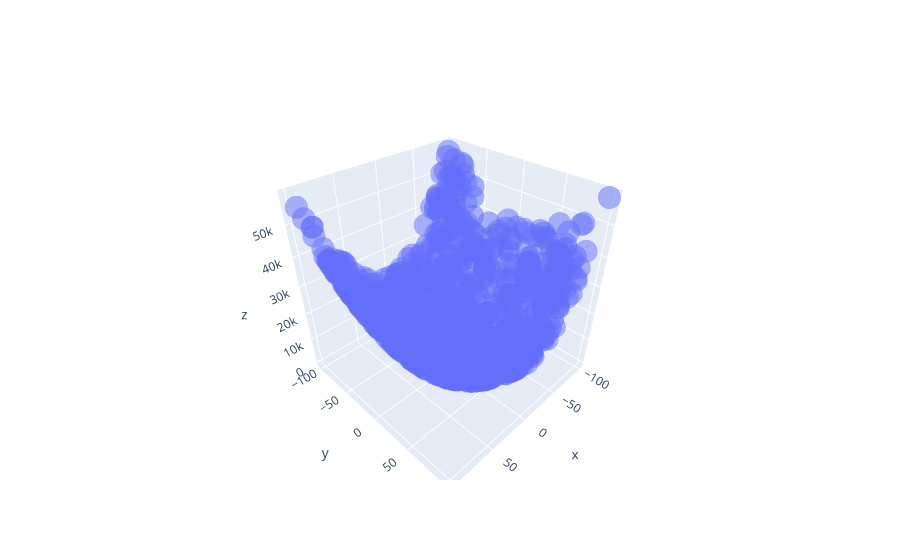

The code cell stored with this chart in its notebook:
### Markdown cell above
# Gradient Descent: Part II

Chapter [3](03-gradientdescent.html) showed how to leverage gradient descent approach to find the minimal point for a given function. In this chapter, I will show how this idea relates to linear regression and other machine learning related algorithms. 

In the case of linear regression we have a given set of data point (X, y) and we want to identify the underlying function that generated these data points. On the surface this looks like a very different problem than finding the optimal point at which a function maximizes or minimizes and, therefore, hard to understand how gradient descent approach can be used over here. But let's rethink about the problem again in relation to chapter [1](01-regressionmetrics.html). 

In Chapter 1, I talked about how to evaluate models that generate continuous values. One of the metric we discussed was "Mean Absolute Error" or MAE. As the name suggests, it essentially the mean of the difference between actual ($y$) and predicted ($\hat{y}$) values and mathematically represented as 

$$MAE = \frac{\sum_{i=1}^{N}|y_i - \hat{y_i}|}{N}$$

Now, we have two options to find our best model. One is to have a two step process where somehow we come with several different functional form for our observed data points and calculate MAE for each of them and select the one with minimal MAE. The second option is to directly redefine the function as minimizing MAE i.e. the objective is to minimize MAE. However, it is still now clear what can we modify to minimize MAE as there is no given functional form of the equation. Well, this is not completely true though. 

Let's assume that data our observed data was generated using a function as given below

$y = 4 * x_0^2 + 2*x_1^2$

The below code generates some random data points using the above parabola function and plots it.

### Code cell
from numpy.random import normal
import pandas as pd
import random

dataDF = pd.DataFrame({
  'x1':  [random.randint(-100, 100) for x in range(1000)],
  'x2':  [random.randint(-100, 100) for x in range(1000)]
})
dataDF['y'] = 4 * dataDF['x1']**2 + 2 * dataDF['x2']**2 

from plotly.offline import download_plotlyjs, init_notebook_mode, iplot
import plotly.graph_objs as go
# init_notebook_mode(connected=False)
iplot([go.Scatter3d(x=dataDF['x1'], y=dataDF['x2'], z=dataDF['y'], opacity=0.5, mode='markers')], show_link=False)

### Figure 1 — Plotly figure (JSON) as saved in the notebook; plotly's stock layout.template omitted (floating-point values rounded to 4 significant figures; data arrays with more than 128 entries replaced by an {"elided": "..."} marker saying what was removed)
{"data": [{"mode": "markers", "opacity": 0.5, "type": "scatter3d", "x": {"elided": "1000 int values"}, "y": {"elided": "1000 int values"}, "z": {"elided": "1000 int values"}}], "layout": {}}
